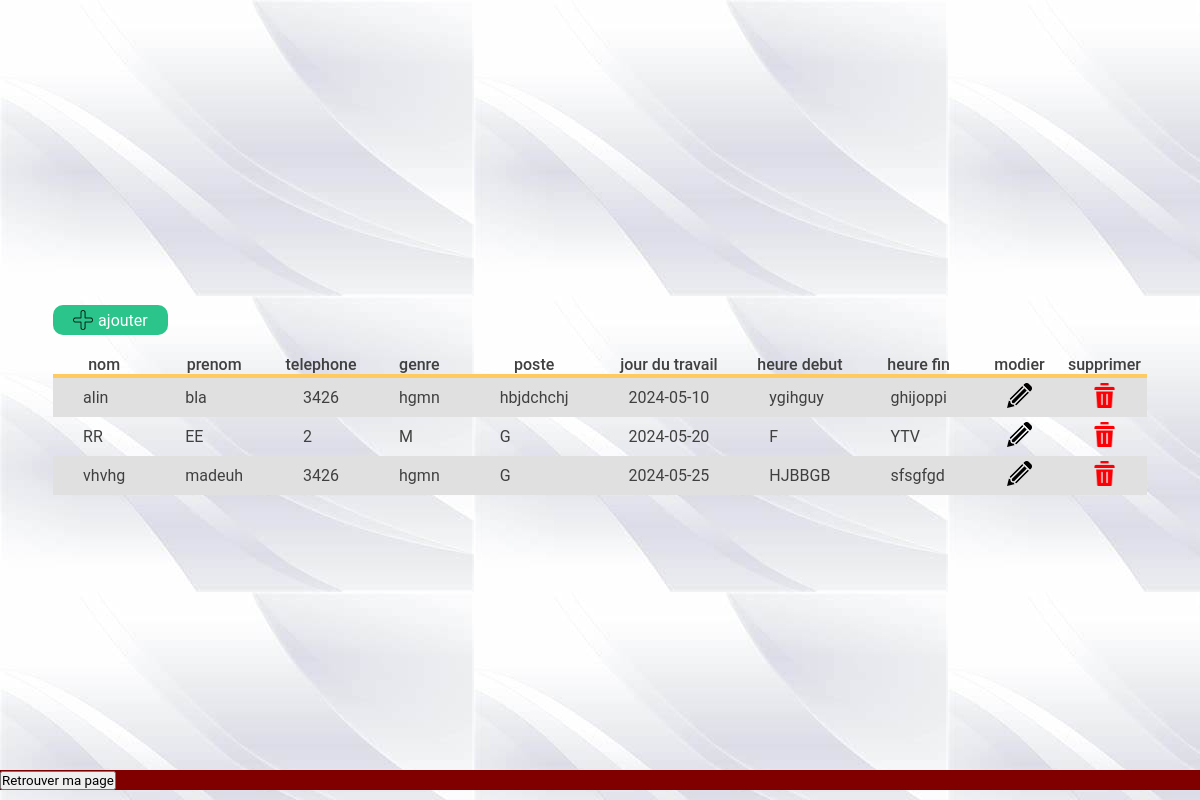
The page / on the database its author committed.
### tables this page shows
CREATE TABLE `employer` (
  `id_emp` int(11) NOT NULL,
  `nom` varchar(25) NOT NULL,
  `prenom` varchar(25) NOT NULL,
  `telephone` int(11) NOT NULL,
  `genre` varchar(10) NOT NULL,
  `poste` varchar(25) NOT NULL,
  `jour` date NOT NULL,
  `debut` varchar(25) NOT NULL,
  `fin` varchar(10) NOT NULL
);

### index.php (the view, shortened to what this page needs)
<!DOCTYPE html>
<html lang="fr">
<head>
    <link rel="stylesheet" href="/assets/styles/index.css">
</head>
<body>
    <div class="contener">
        <a href="ajouter_emp.php" class="btn_add" ><img src="/assets/image/add.png">ajouter</a>
        <table>
            <tr id_emp="items">
                <th>nom</th>
                <th>prenom</th>
                <th>telephone</th>
                <th>genre</th>
                <th>poste</th>
                <th>jour du travail</th>
                <th>heure debut</th>
                <th>heure fin</th>
                <th>modier</th>
                <th>supprimer</th>
            </tr>
            <?php
              include_once "conn.php";
            $req = mysqli_query($conn, "SELECT * FROM employer");
            if(mysqli_num_rows ($req) == 0){
                echo"Il n'y a pas d'employer ajouter!";
            }else{
                while($row=mysqli_fetch_assoc($req)){
                    ?>
                        <tr>
                            <td><?=$row['nom']?></td>
                            <td><?=$row['prenom']?></td>
                            <td><?=$row['telephone']?></td>
                            <td><?=$row['genre']?></td>
                            <td><?=$row['poste']?></td>
                            <td><?=$row['jour']?></td>
                            <td><?=$row['debut']?></td>
                            <td><?=$row['fin']?></td>
                            <td><a href="modifier.php?id_emp=<?=$row['id_emp']?>"><img src="pen.png"></a></td>
                            <td><a href="supprimer.php?id_emp=<?=$row['id_emp']?>"><img src="sup.png"></a></td>
                        </tr>
                    <?php
                }
            }
            ?>
        </table>
    </div>
    <footer>
    <a href="gestion_admin.php"><button class="ped">Retrouver ma page</button></a>
      </footer>
</body>
</html>

### assets/styles/index.css (style rules this page uses)
* { margin: 0; padding: 0; box-sizing: border-box; font-family: "Open Sans", sans-serif; font-family: 'Roboto', sans-serif; }
body { display: flex; align-items: center; justify-content: center; position: relative; min-height: 100vh; }
.btn_add { width: fit-content; margin-bottom: 20px; padding: 5px 20px; background-color: #2bc48a; color: #fff; display: flex; align-items: center; text-align: center; border-radius: 10px; text-decoration: none; }
.btn_add img { margin-right: 5px; height: 20px; }
table { border-collapse: collapse; color: #404040; }
th { font-size: 16px; border-bottom: 4px solid #ffcb61; font-weight: 500; }
td { font-weight: 400; padding: 5px 30px; font-size: 16px; }
img { height: 25px; }
tr:nth-child(2n) { background-color: #f6f8f8; }
tr:nth-child(2n) td { background-color: #e0e0e0; }

### index.php (style rules this page uses)
body { background-image: url("/assets/image/image4.jpg"); }
footer { background-color: maroon; position:fixed ; bottom: 10px; width: 100%; display: flex; justify-content: space-between; align-items: center; }

### rows shown on the page
employer: nom "alin", prenom "bla", telephone "3426", genre "hgmn", poste "hbjdchchj", jour "2024-05-10", debut "ygihguy", fin "ghijoppi"
employer: nom "RR", prenom "EE", telephone "2", genre "M", poste "G", jour "2024-05-20", debut "F", fin "YTV"
employer: nom "vhvhg", prenom "madeuh", telephone "3426", genre "hgmn", poste "G", jour "2024-05-25", debut "HJBBGB", fin "sfsgfgd"
